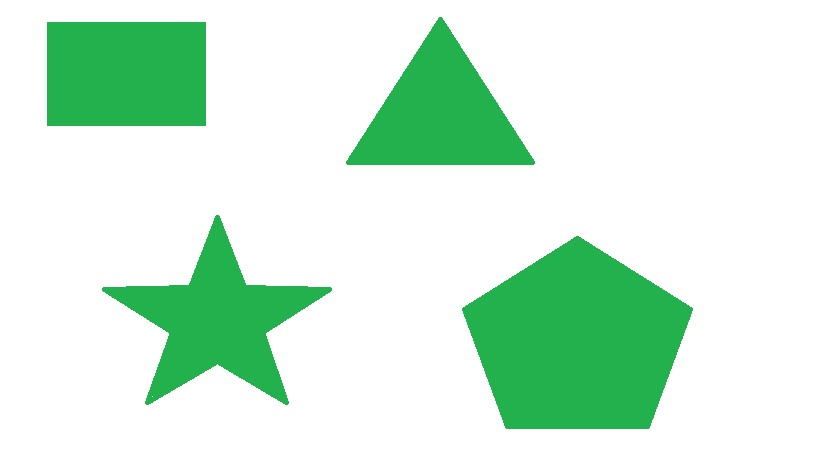
#> input picture shape.jpg, 819 x 460 px
$ python contours_image.py
#> lines starting #> are read from the running program, lines starting #| are printed output that depends on the picture; after the words box and inside, x2 and y2 are one past the last pixel; in counts of white or black regions, pixels touching at a corner belong together
# -*- coding: utf-8 -*-
"""
Created on Wed Jul  1 07:57:36 2020

@author: fidelis.limbong
"""

import cv2
from matplotlib import pyplot as plt
import imutils

img = cv2.imread('shape.jpg')
#> img is the input picture: shape (460, 819, 3); mean B, G, R 218, 238.6, 209.3

gray = cv2.cvtColor(img, cv2.COLOR_BGR2GRAY)
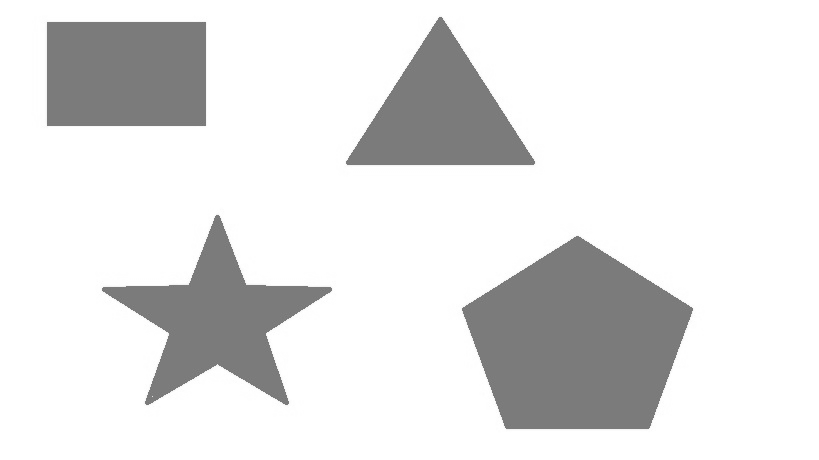
#> gray: shape (460, 819); min 113, max 255, mean 227.5

edge = cv2.Canny(gray,50,150)
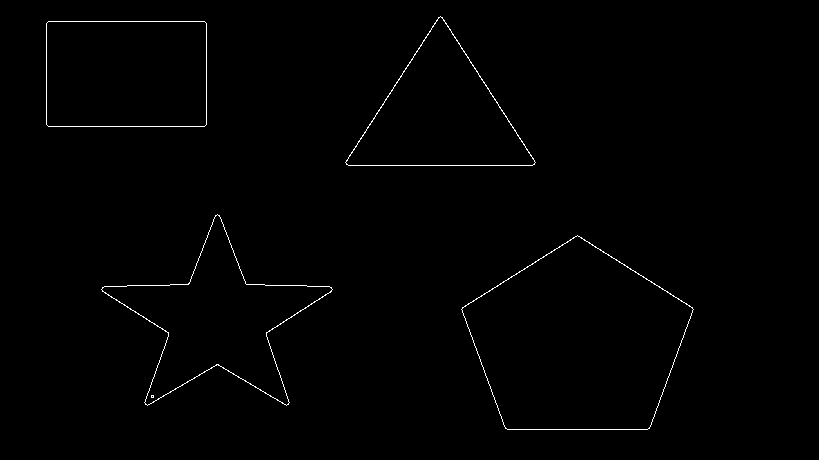
#> edge: shape (460, 819); 0.68% white in thin lines or dots, all inside (x1, y1, x2, y2) = (46, 16, 694, 430)


imgcnt = edge.copy()

cnt = cv2.findContours(imgcnt,cv2.RETR_TREE,cv2.CHAIN_APPROX_NONE)
#> cnt = 10 contours, 2 with area under 20; largest, box (x1, y1, x2, y2) and area: (461, 235, 694, 430) 31215, (461, 235, 694, 430) 31155, (46, 21, 207, 127) 16792, (46, 21, 207, 127) 16792, (101, 214, 333, 406) 16257, (101, 214, 333, 406) 16190, (345, 16, 536, 166) 14609, (345, 16, 536, 166) 14525
cnt = imutils.grab_contours(cnt)
cnt = sorted(cnt,key=cv2.contourArea,reverse = True)


screencnt = None
for c in cnt:
    peri = cv2.arcLength(c,True)
    approx = cv2.approxPolyDP(c,0.01*peri,True)
    #if there are four DP
    if len(approx) == 5:
        screencnt = approx
        break
#> this loop made 1 pass
#> peri on pass 1: 713.8

import numpy as np
blank = np.zeros(img.shape).astype(img.dtype)
cv2.drawContours(blank,cnt,-1,(255,0,0),1)

cv2.imshow('frame',blank)
cv2.waitKey(0)
cv2.destroyAllWindows()
